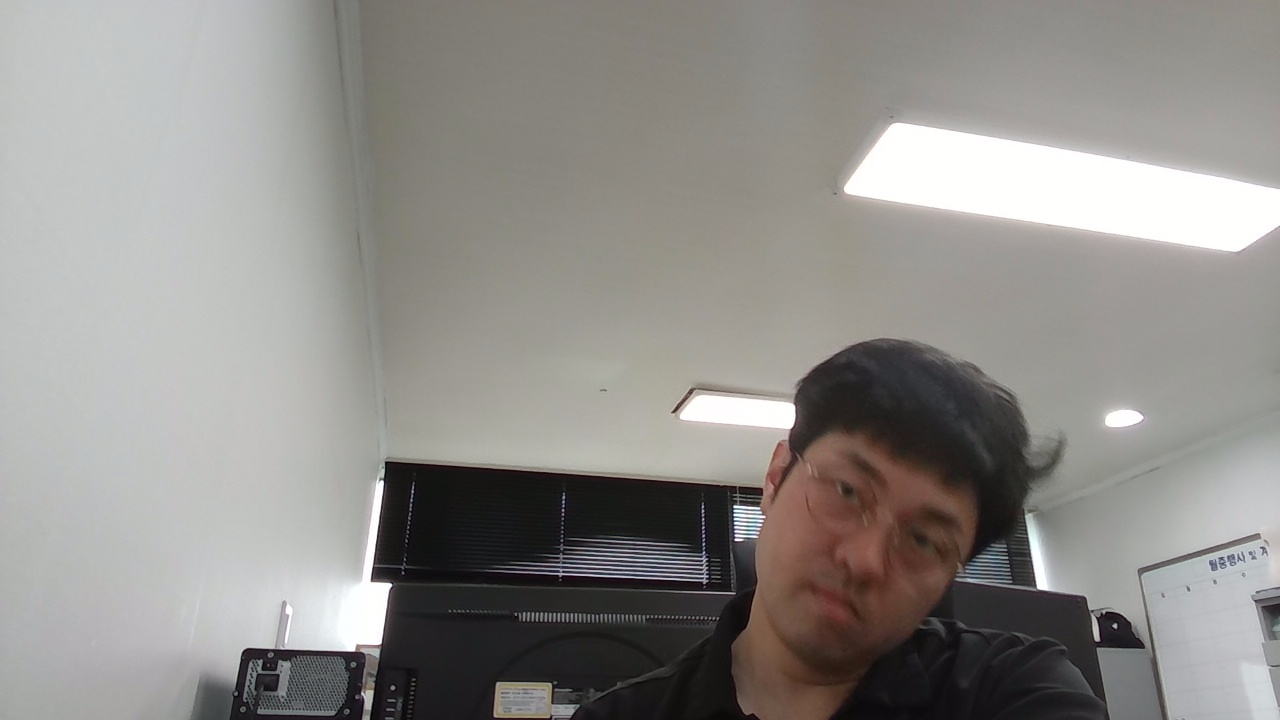
#> input picture data/domains/face_recognition/raw_input/captured/20250703/cap_20250703_10540.jpg, 1280 x 720 px
$ python analyze_failed_detection.py
#> lines starting #> are read from the running program, lines starting #| are printed output that depends on the picture
#!/usr/bin/env python
# -*- coding: utf-8 -*-
"""
실패한 얼굴 검출 분석 및 개선 방안 테스트
"""

import cv2
import numpy as np
from pathlib import Path
import sys

def analyze_failed_image(image_path: str):
    """실패한 이미지 분석"""
    print(f"\n=== {image_path} 실패 원인 분석 ===")

    # 이미지 로드
    img = cv2.imread(image_path)
#> img is the input picture: shape (720, 1280, 3); mean B, G, R 138, 141.5, 144
    if img is None:
        print("❌ 이미지 로드 실패")
        return

    print(f"✅ 이미지 로드 성공: {img.shape}")
#| ✅ 이미지 로드 성공: (720, 1280, 3)

    # 1. 기본 품질 분석
    gray = cv2.cvtColor(img, cv2.COLOR_BGR2GRAY)
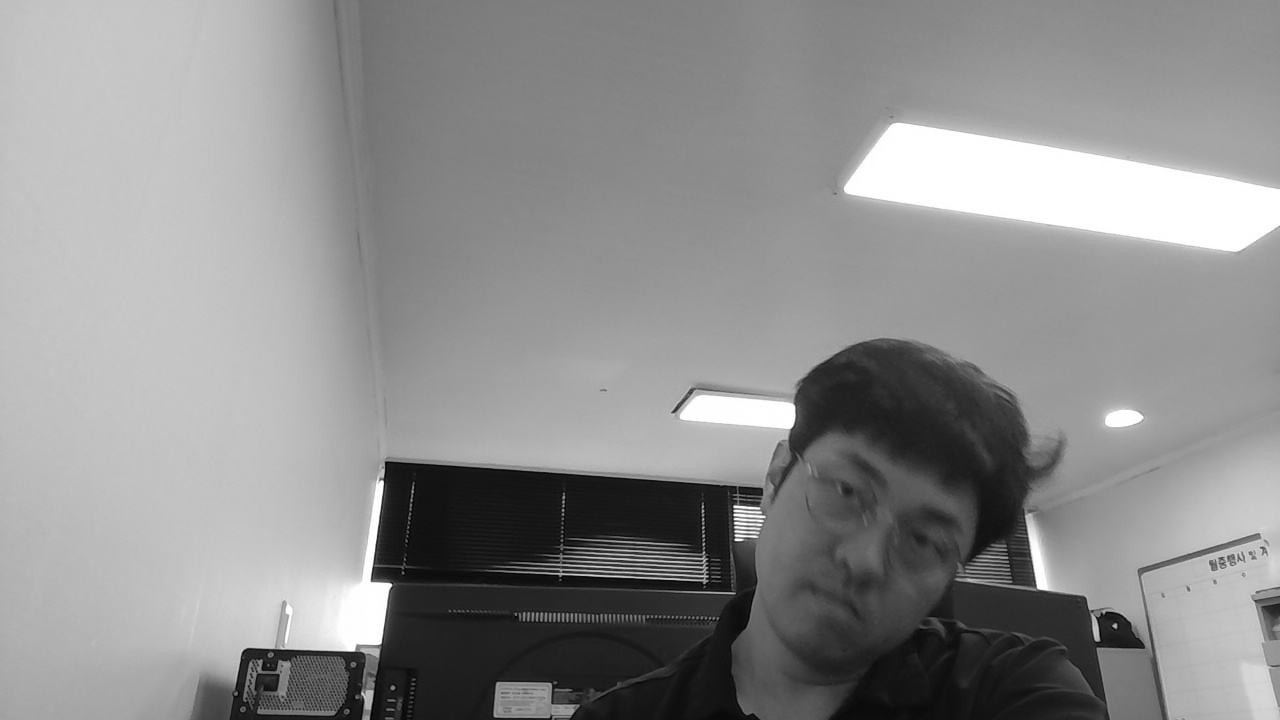
#> gray: shape (720, 1280); min 0, max 255, mean 141.8
    print(f"\n--- 기본 품질 분석 ---")
    print(f"평균 밝기: {np.mean(gray):.1f}")
#| 평균 밝기: 141.8
    print(f"표준편차: {np.std(gray):.1f}")
#| 표준편차: 58.9
    print(f"대비: {np.max(gray) - np.min(gray)}")
#| 대비: 255
    print(f"최소값: {np.min(gray)}")
#| 최소값: 0
    print(f"최대값: {np.max(gray)}")
#| 최대값: 255

    # 2. 다양한 전처리 방법 테스트
    preprocessing_methods = {
        'original': gray,
        'histogram_eq': cv2.equalizeHist(gray),
        'clahe': cv2.createCLAHE(clipLimit=2.0, tileGridSize=(8,8)).apply(gray),
        'gaussian_blur': cv2.GaussianBlur(gray, (3,3), 0),
        'median_blur': cv2.medianBlur(gray, 3),
        'bilateral_filter': cv2.bilateralFilter(gray, 9, 75, 75),
        'adaptive_threshold': cv2.adaptiveThreshold(gray, 255, cv2.ADAPTIVE_THRESH_GAUSSIAN_C, cv2.THRESH_BINARY, 11, 2)
    }

    # Cascade 로드
    cascade_path = 'models/weights/haarcascade_frontalface_default.xml'
    face_cascade = cv2.CascadeClassifier(cascade_path)

    print(f"\n--- 다양한 전처리 방법 테스트 ---")
    for method_name, processed_img in preprocessing_methods.items():
        faces = face_cascade.detectMultiScale(
            processed_img,
            scaleFactor=1.05,
            minNeighbors=2,
            minSize=(20, 20)
        )
        print(f"{method_name}: {len(faces)}개 얼굴 검출")
#> this loop made 7 passes
#> method_name on passes 1, 2, 3, 4, 6, 7: 'original', 'histogram_eq', 'clahe', 'gaussian_blur', 'bilateral_filter', 'adaptive_threshold'
#> (method_name, faces) on pass 5: ('median_blur', [[865, 469, 192, 192]])
#| original: 0개 얼굴 검출
#| histogram_eq: 0개 얼굴 검출
#| clahe: 0개 얼굴 검출
#| gaussian_blur: 0개 얼굴 검출
#| median_blur: 1개 얼굴 검출
#| bilateral_filter: 0개 얼굴 검출
#| adaptive_threshold: 6개 얼굴 검출

    # 3. 다양한 검출 파라미터 테스트
    print(f"\n--- 다양한 검출 파라미터 테스트 (CLAHE 적용) ---")
    clahe_img = cv2.createCLAHE(clipLimit=2.0, tileGridSize=(8,8)).apply(gray)
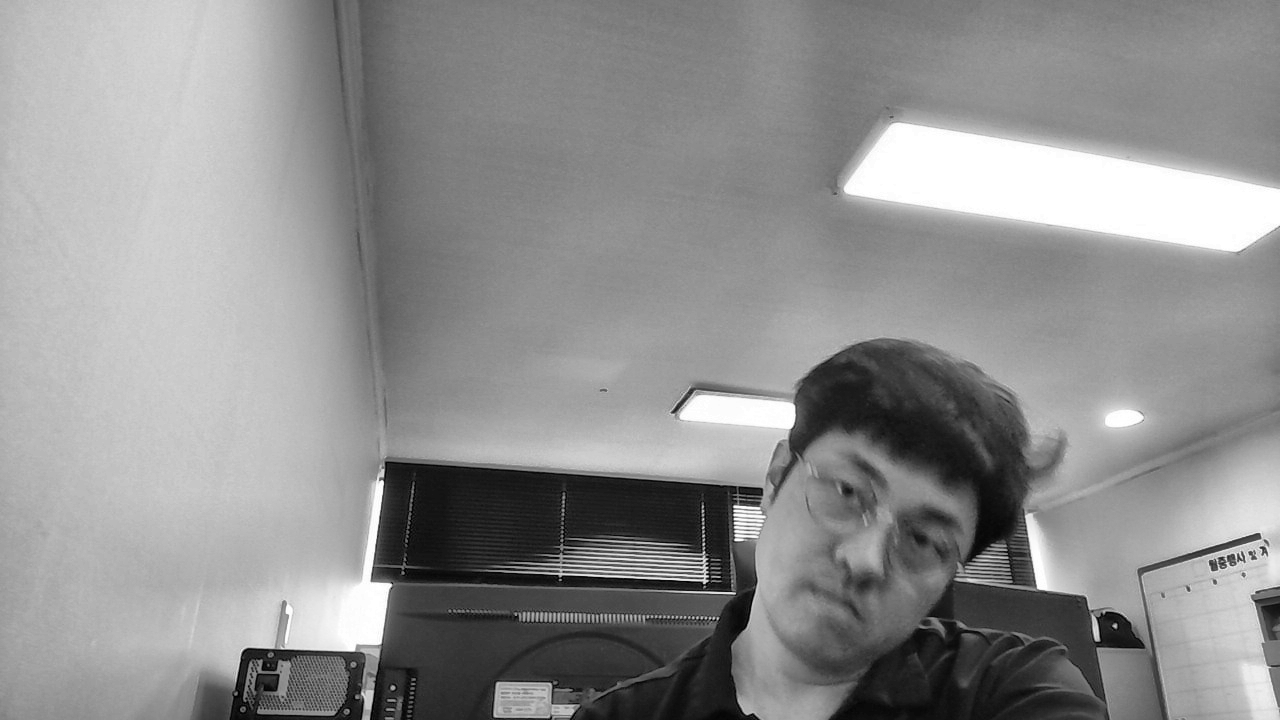
#> clahe_img: shape (720, 1280); min 0, max 255, mean 143.2

    param_configs = [
        {'scale': 1.02, 'neighbors': 1, 'name': '매우 민감'},
        {'scale': 1.05, 'neighbors': 1, 'name': '민감'},
        {'scale': 1.05, 'neighbors': 2, 'name': '기본'},
        {'scale': 1.1, 'neighbors': 1, 'name': '민감 2'},
        {'scale': 1.02, 'neighbors': 0, 'name': '극도 민감'},
    ]

    for config in param_configs:
        faces = face_cascade.detectMultiScale(
            clahe_img,
            scaleFactor=config['scale'],
            minNeighbors=config['neighbors'],
            minSize=(15, 15),  # 더 작은 얼굴도 검출
            maxSize=(300, 300)  # 너무 큰 얼굴 제외
        )
        print(f"{config['name']}: {len(faces)}개 얼굴 검출")
        for i, (x, y, w, h) in enumerate(faces):
            print(f"  얼굴 {i+1}: ({x}, {y}, {w}x{h})")
#> this loop made 5 passes
#> faces on pass 4: [[1240, 672, 30, 30]]
#| 매우 민감: 3개 얼굴 검출
#| 민감: 0개 얼굴 검출
#| 기본: 0개 얼굴 검출
#| 민감 2: 1개 얼굴 검출
#| 극도 민감: 15개 얼굴 검출

    # 4. 다중 Cascade 테스트
    print(f"\n--- 다중 Cascade 테스트 ---")
    cascade_files = [
        'models/weights/haarcascade_frontalface_default.xml',
        'models/weights/haarcascade_frontalface_alt.xml',
        'models/weights/haarcascade_frontalface_alt2.xml',
        'models/weights/haarcascade_frontalface_alt_tree.xml'
    ]

    for cascade_file in cascade_files:
        if Path(cascade_file).exists():
            cascade = cv2.CascadeClassifier(cascade_file)
            if not cascade.empty():
                faces = cascade.detectMultiScale(
                    clahe_img,
                    scaleFactor=1.05,
                    minNeighbors=2,
                    minSize=(20, 20)
                )
                print(f"{Path(cascade_file).stem}: {len(faces)}개 얼굴 검출")
        else:
            print(f"{Path(cascade_file).stem}: 파일 없음")
#> this loop made 4 passes
#| haarcascade_frontalface_default: 0개 얼굴 검출

    # 5. 이미지 리사이징 테스트
    print(f"\n--- 이미지 리사이징 테스트 ---")
    resize_factors = [0.5, 0.75, 1.0, 1.25, 1.5, 2.0]

    for factor in resize_factors:
        if factor != 1.0:
            new_width = int(img.shape[1] * factor)
            new_height = int(img.shape[0] * factor)
            resized_img = cv2.resize(img, (new_width, new_height))
            resized_gray = cv2.cvtColor(resized_img, cv2.COLOR_BGR2GRAY)
            resized_clahe = cv2.createCLAHE(clipLimit=2.0, tileGridSize=(8,8)).apply(resized_gray)
        else:
            resized_clahe = clahe_img

        faces = face_cascade.detectMultiScale(
            resized_clahe,
            scaleFactor=1.05,
            minNeighbors=2,
            minSize=(20, 20)
        )
        print(f"리사이즈 {factor}x: {len(faces)}개 얼굴 검출")
#> this loop made 6 passes
#> faces on pass 5: [[558, 1012, 60, 60]]
#| 리사이즈 0.5x: 0개 얼굴 검출
#| 리사이즈 0.75x: 0개 얼굴 검출
#| 리사이즈 1.0x: 0개 얼굴 검출
#| 리사이즈 1.25x: 3개 얼굴 검출
#| 리사이즈 1.5x: 1개 얼굴 검출
#| 리사이즈 2.0x: 3개 얼굴 검출

def main():
    """메인 함수"""
    # 실패한 이미지 분석
    failed_image = "data/domains/face_recognition/raw_input/captured/20250703/cap_20250703_10540.jpg"

    if Path(failed_image).exists():
        analyze_failed_image(failed_image)
    else:
        print(f"❌ 파일 없음: {failed_image}")

if __name__ == "__main__":
    main()
